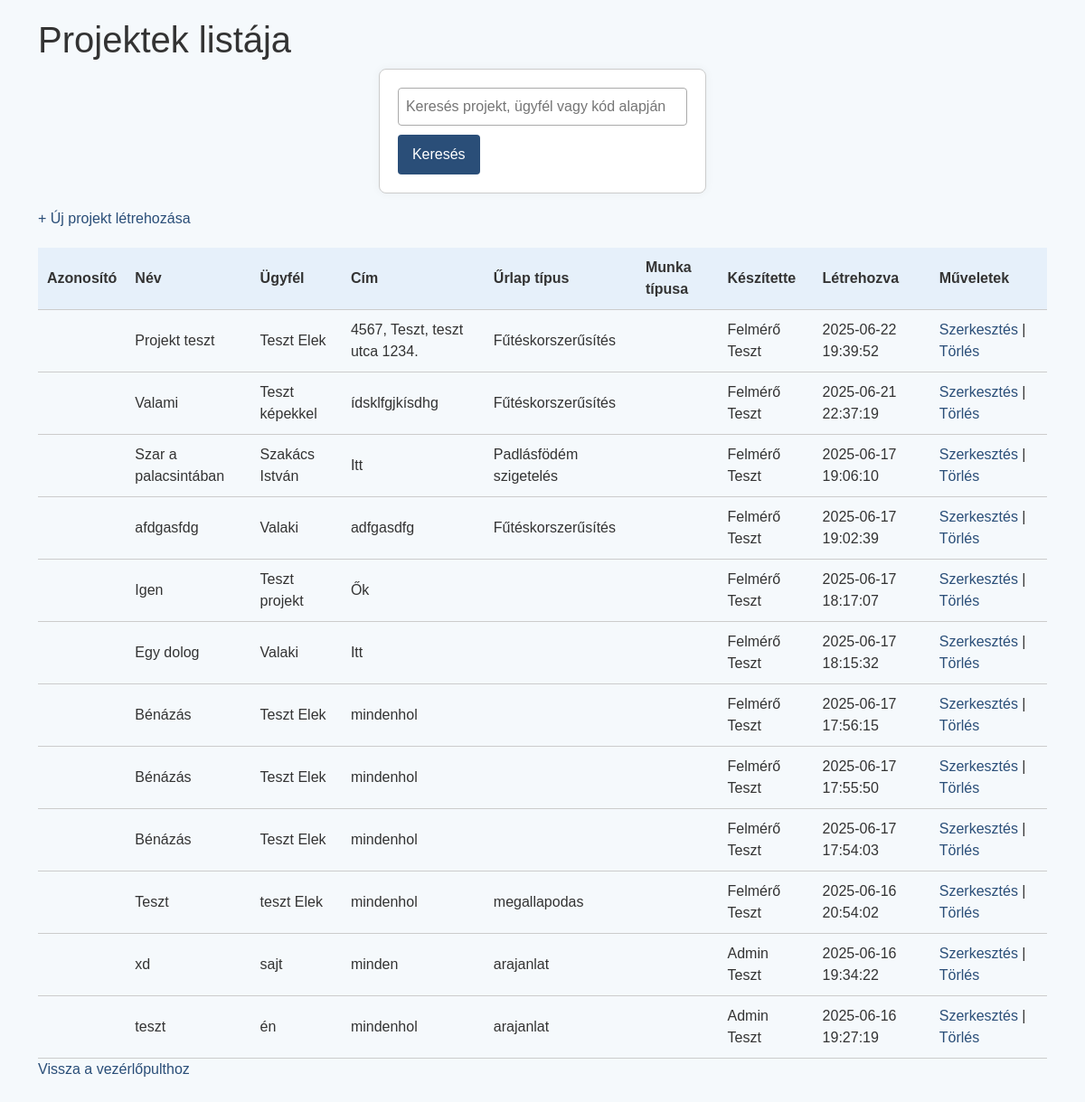
The app's page /admin/projects.php (signed in) with its own data.
### tables this page shows
CREATE TABLE `projects` (
  `id` int(11) NOT NULL,
  `project_name` varchar(150) NOT NULL,
  `client_name` varchar(150) NOT NULL,
  `address` varchar(255) NOT NULL,
  `cadastral_number` varchar(50) DEFAULT NULL,
  `template_type` varchar(100) NOT NULL,
  `munka_targya` varchar(255) DEFAULT NULL,
  `hatarido` date DEFAULT NULL,
  `flags` longtext DEFAULT NULL CHECK (json_valid(`flags`)),
  `created_by` int(11) NOT NULL,
  `created_at` timestamp NOT NULL DEFAULT current_timestamp(),
  `ellenorzo_status` varchar(50) DEFAULT NULL,
  `ellenorzo_comment` text DEFAULT NULL,
  `project_type` varchar(100) NOT NULL,
  `project_code` varchar(50) NOT NULL,
  `felmero_id` int(11) DEFAULT NULL,
  `kivitelezo_id` int(11) DEFAULT NULL,
  `szerzodo_id` int(11) DEFAULT NULL,
  `status` varchar(50) DEFAULT 'folyamatban',
  `ellenorzo_id` int(11) DEFAULT NULL,
  `title` varchar(255) DEFAULT NULL
);

CREATE TABLE `users` (
  `id` int(11) NOT NULL,
  `name` varchar(100) NOT NULL,
  `email` varchar(100) NOT NULL,
  `password` varchar(255) NOT NULL,
  `role` enum('admin','felmero','kivitelezo','ellenorzo','auditor') NOT NULL,
  `active` tinyint(1) DEFAULT 1
);

### admin/projects.php (the view, shortened to what this page needs)
<?php
require_once '../includes/db.php';
$search = '';
$where = '';
$sql = "SELECT p.*, u.name AS creator_name FROM projects p
        JOIN users u ON p.created_by = u.id
        $where
        ORDER BY p.created_at DESC";
$stmt = $conn->prepare($sql);
$stmt->execute();
$result = $stmt->get_result();
?>
<!DOCTYPE html>
<html lang="hu">
<head>
    <link rel="stylesheet" href="/epito3/assets/bootstrap/bootstrap.min.css">
    <link rel="stylesheet" href="/epito3/assets/css/style.css">
    <title>Projektek listája</title></head>
<body>
<div class="container">
    <h1>Projektek listája</h1>
    <form method="get" style="margin-bottom: 1em;">
        <input type="text" name="q" value="<?= htmlspecialchars($search) ?>" placeholder="Keresés projekt, ügyfél vagy kód alapján">
        <button type="submit">Keresés</button>
    </form>
    <p><a href="create_project.php">+ Új projekt létrehozása</a></p>
    <table>
        <tr>
            <th>Azonosító</th>
            <th>Név</th>
            <th>Ügyfél</th>
            <th>Cím</th>
            <th>Űrlap típus</th>
            <th>Munka típusa</th>
            <th>Készítette</th>
            <th>Létrehozva</th>
            <th>Műveletek</th>
        </tr>
        <?php while ($row = $result->fetch_assoc()): ?>
            <tr>
                <td><?= htmlspecialchars($row['project_code']) ?></td>
                <td><?= htmlspecialchars($row['project_name']) ?></td>
                <td><?= htmlspecialchars($row['client_name']) ?></td>
                <td><?= htmlspecialchars($row['address']) ?></td>
                <td><?= htmlspecialchars($row['template_type']) ?></td>
                <td><?= htmlspecialchars($row['project_type']) ?></td>
                <td><?= htmlspecialchars($row['creator_name']) ?></td>
                <td><?= $row['created_at'] ?></td>
                <td>
                    <a href="project_edit.php?id=<?= $row['id'] ?>">Szerkesztés</a> |
                    <a href="project_delete.php?id=<?= $row['id'] ?>" onclick="return confirm('Biztosan törlöd?')">Törlés</a>
                </td>
            </tr>
        <?php endwhile; ?>
    </table>
    <p><a href="dashboard.php">Vissza a vezérlőpulthoz</a></p>
</div>
</body>
</html>

### assets/css/style.css (style rules this page uses)
body { font-family: Arial, sans-serif; background-color: #f5f9fc; color: #333; margin: 0; padding: 20px; }
a { color: #2a4e78; text-decoration: none; }
form { background-color: #fff; padding: 20px; border: 1px solid #ccc; border-radius: 8px; max-width: max-content; margin: auto; box-shadow: 0 0 10px rgba(0,0,0,0.05); }
input[type="text"], input[type="email"], input[type="password"], input[type="file"], select { width: 100%; padding: 8px; margin-bottom: 10px; border: 1px solid #aaa; border-radius: 4px; }
button { padding: 10px 16px; background-color: #2a4e78; color: white; border: none; border-radius: 4px; cursor: pointer; }
table { width: 100%; border-collapse: collapse; margin-top: 20px; }
th, td { padding: 10px; border-bottom: 1px solid #ccc; }
th { background-color: #e6f0fa; text-align: left; }

### records on screen
projects: project_name "Projekt teszt", client_name "Teszt Elek", address "4567, Teszt, teszt utca 1234.", template_type "Fűtéskorszerűsítés", created_by.name "Felmérő Teszt", created_at "2025-06-22 19:39:52"
projects: project_name "Valami", client_name "Teszt képekkel", address "ídsklfgjkísdhg", template_type "Fűtéskorszerűsítés", created_by.name "Felmérő Teszt", created_at "2025-06-21 22:37:19"
projects: project_name "Szar a palacsintában", client_name "Szakács István", address "Itt", template_type "Padlásfödém szigetelés", created_by.name "Felmérő Teszt", created_at "2025-06-17 19:06:10"
projects: project_name "afdgasfdg", client_name "Valaki", address "adfgasdfg", template_type "Fűtéskorszerűsítés", created_by.name "Felmérő Teszt", created_at "2025-06-17 19:02:39"
projects: project_name "Igen", client_name "Teszt projekt", address "Ők", created_by.name "Felmérő Teszt", created_at "2025-06-17 18:17:07"
projects: project_name "Egy dolog", client_name "Valaki", address "Itt", created_by.name "Felmérő Teszt", created_at "2025-06-17 18:15:32"
projects: project_name "Bénázás", client_name "Teszt Elek", address "mindenhol", created_by.name "Felmérő Teszt", created_at "2025-06-17 17:56:15"
projects: project_name "Bénázás", client_name "Teszt Elek", address "mindenhol", created_by.name "Felmérő Teszt", created_at "2025-06-17 17:55:50"
projects: project_name "Bénázás", client_name "Teszt Elek", address "mindenhol", created_by.name "Felmérő Teszt", created_at "2025-06-17 17:54:03"
projects: project_name "Teszt", client_name "teszt Elek", address "mindenhol", template_type "megallapodas", created_by.name "Felmérő Teszt", created_at "2025-06-16 20:54:02"
projects: project_name "xd", client_name "sajt", address "minden", template_type "arajanlat", created_by.name "Admin Teszt", created_at "2025-06-16 19:34:22"
projects: project_name "teszt", client_name "én", address "mindenhol", template_type "arajanlat", created_by.name "Admin Teszt", created_at "2025-06-16 19:27:19"
